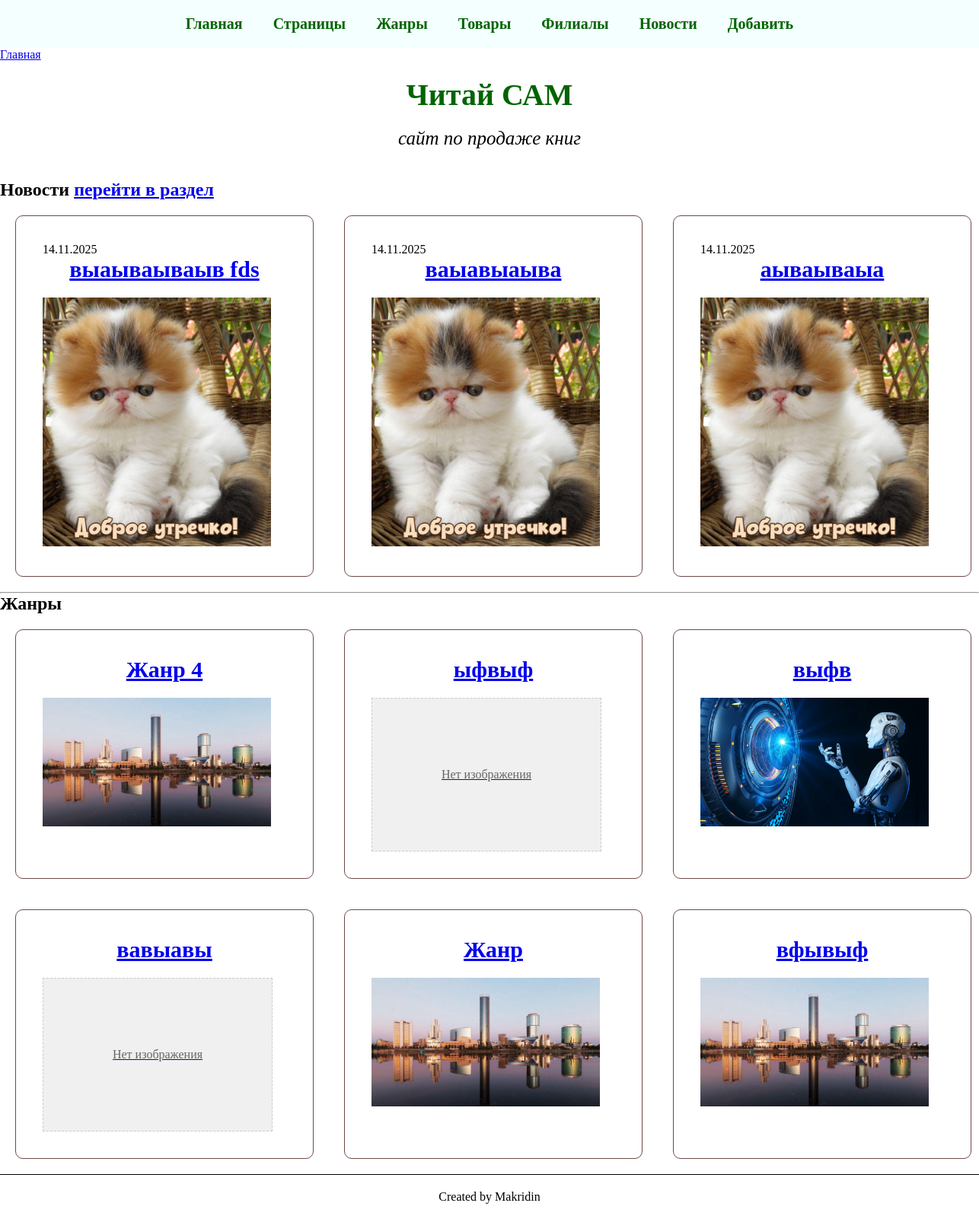
The page / on the database its author committed.
### core/models.py (models this page shows, shortened)
class News(models.Model):
    name = models.CharField(max_length=1500, verbose_name='Название новости')
    desc = models.CharField(max_length=5000, verbose_name='Описание новости')
    text = RichTextField(verbose_name='Содержание', blank=True)
    created_at = models.DateTimeField(auto_now_add=True, verbose_name='Дата создания')
    cover_image = models.ImageField(
        upload_to=BookFileRenamer.rename_cover,
        verbose_name='Обложка новости',
        blank=True,
        null=True
    )
    url = models.CharField(
        max_length=255,
        verbose_name='URL',
        blank=True,
        unique=True,
        help_text='URL (генерируется автоматически)'
    )
    class Meta:
        verbose_name = 'Новость'
        verbose_name_plural = 'Новости'

class Genre(models.Model):
    name = models.CharField(max_length=255, verbose_name='Название жанра')
    cover_image = models.ImageField(
        upload_to=BookFileRenamer.rename_cover,
        verbose_name='Обложка книги',
        blank=True,
        null=True
    )
    url = models.CharField(
        max_length=255,
        verbose_name='URL',
        blank=True,
        unique=True,
        help_text='URL (генерируется автоматически)'
    )
    class Meta:
        verbose_name = 'Жанр'
        verbose_name_plural = 'Жанры'

### core/views.py (the view)
# urls.py: path('', main),
def main(request):
    news_list_db = News.objects.all().order_by('-created_at')[:3]
    context = get_base_context()
    context.update({
        'news_list': news_list_db,
    })
    return render(request, 'main.html', context)

### core/models.py (called while the page is built)
    def get_full_url(self):
        if self.parent:
            return f"{self.parent.get_full_url()}/{self.url}"
        return self.url

### core/views.py (called while the page is built)
def get_base_context():
    return {
        'title_template': 'Читай САМ',
        'root_pages': Page.objects.filter(parent__isnull=True, is_active=True).order_by('order'),
        'genres_list': Genre.objects.all()
    }

### templates/main.html (shortened to what this page needs)
{% extends 'base_tpl.html' %}
{% block content %}
<h2>Новости <a href="/news/">перейти в раздел</a></h2>
        <div class="product-grid">
            {% for news in news_list %}
            <div class="product-card">
                <div class="product-info">
                    <p>{{ news.created_at|date:"d.m.Y" }}</p>
                    <a href="/news/{{ news.url }}">
                    <h3 class="product-title">{{ news.name }}</h3>
                    <img class="one_genre" src="/media/{{ news.cover_image }}" >
                    </a>
                </div>
            </div>
            {% endfor %}
        </div>
<hr />
<h2>Жанры</h2>
        <div class="product-grid">
            {% for genre in genres_list %}
            <div class="product-card">
                <div class="product-info">
                    <a href="/genres/{{ genre.url }}-{{ genre.id }}">
                        <h3 class="product-title">{{ genre.name }}</h3>
                        {% if genre.cover_image %}
                        <img class="one_genre" src="/media/{{ genre.cover_image }}" alt="{{ genre.name }}">
                        {% else %}
                        <div class="no-image">Нет изображения</div>
                        {% endif %}
                    </a>
                </div>
            </div>
            {% endfor %}
        </div>
{% endblock %}

### static/css/style.css (style rules this page uses)
* { margin: 0; padding: 0; }
.product-grid { display: grid; grid-template-columns: repeat(3, 1fr); }
.product-card { border: 1px solid #6e4949; border-radius: 10px; margin: 20px; padding: 20px; }
.product-card img { width: 300px; margin-right: 20px; }
.product-info { padding: 15px; }
.one_genre { max-width: 350px; }
.product-title { text-align: center; padding: 0 0 20px; font-size: 30px; }
.no-image { width: 300px; height: 200px; background-color: #f0f0f0; display: flex; align-items: center; justify-content: center; color: #666; border: 1px dashed #ccc; }

### rows shown on the page
News: created_at "14.11.2025", name "выаываываыв fds", cover_image (picture)
News: created_at "14.11.2025", name "ваыавыаыва", cover_image (picture)
News: created_at "14.11.2025", name "аываываыа", cover_image (picture)
Genre: name "Жанр 4", cover_image (picture)
Genre: name "ыфвыф", cover_image "Нет изображения"
Genre: name "выфв", cover_image (picture)
Genre: name "вавыавы", cover_image "Нет изображения"
Genre: name "Жанр", cover_image (picture)
Genre: name "вфывыф", cover_image (picture)

### other values the page prints
{{ title_template }} "Читай САМ"
